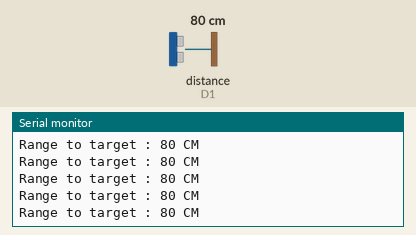
The sketch below on a simulated Arduino MKR. Shown: the last lines printed to the serial monitor. Inputs (shaded band) come from the test bench; at power-on: distance to the obstacle (sensor on D1) 80 cm. Uploads are accepted with an empty reply.

Above: at 4.2 s.
4.3 s: distance to the obstacle (sensor on D1) set to 2 cm
At 4.49 s:
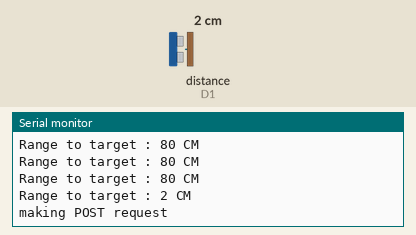
6.0 s: distance to the obstacle (sensor on D1) set to 4 cm
At 6.52 s:
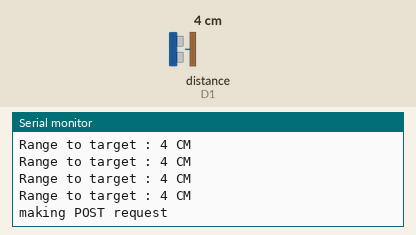
Timing chart, 0 to 9.0 s (numbered marks = the images above; inputs shaded):
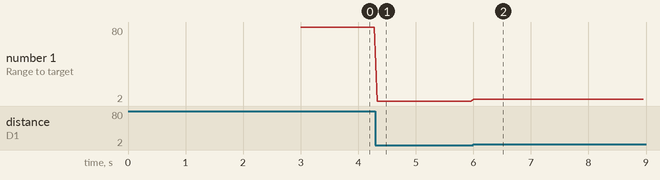

Measured:
- after the input at 4.3 s, the serial monitor: prints a new line at once (image 1)
- after the input at 6.0 s, the serial monitor: prints a new line at once (image 2)
- plotted number 1: 80 → 2 after the input at 4.3 s, 2 → 4 after the input at 6.0 s

The sketch:

soracom-alert-funk-mkr-1400.ino
```cpp
#include <ArduinoHttpClient.h>
#include <ArduinoJson.h>
#include <MKRGSM.h>
#include <Ultrasonic.h>

// Debug options
#define PRINT_AT        true   // Show or hide AT command output from the modem
#define USRF_PIN 1

// PIN Number
const char PINNUMBER[]     = "";
char apn[] = "soracom.io";
char user[] = "sora";
char pass[] = "sora";

// Server details
const char server[] = "unified.soracom.io";
const int  port = 80;


GSMModem modem;
GSM gsmAccess(PRINT_AT); // set true to see and debug modem AT commands on the Serial port
GPRS gprs;
GSMClient client;
HttpClient http(client, server, port);

Ultrasonic usrf(USRF_PIN);

// If the Ultrasonic sensor sees any value
// less than or equal to this value, it will send an alert
int alertRange = 10;

// connection state
bool connected = false;

// Publish interval
long previousMillis = 0;
long interval = 20000; // milliseconds

void setup() {
  //Initialize serial and wait for port to open:
  Serial.begin(115200);
  while (!Serial) {
    ; // wait for serial port to connect. Needed for native USB port only
  }

  while (!connected) {
    if ((gsmAccess.begin(PINNUMBER) == GSM_READY) &&
        (gprs.attachGPRS(apn, user, pass) == GPRS_READY)) {
      connected = true;
    } else {
      Serial.println("Not connected");
      connected = false;
      delay(1000);
    }
  }

  Serial.println("You're connected to the network");
}

unsigned long last_sent = millis();

void loop() {
  int rangeToTarget = usrf.MeasureInCentimeters();
  Serial.print(F("Range to target : "));
  Serial.print(rangeToTarget, DEC);
  Serial.println(F(" CM"));

  if(millis() - last_sent >= 1000) {
      if(rangeToTarget < alertRange) {
        last_sent = millis();
        // Construct the JSON data to send
        StaticJsonDocument<200> doc;
        doc["time"] = millis();
        doc["range_cm"] = rangeToTarget;
        char jsonBuffer[512];
        serializeJson(doc, jsonBuffer); // print to client
        post_data(jsonBuffer);
      }
    }
  delay(50);
}


void post_data(String postData) {
  Serial.println("making POST request");
  String contentType = "application/json";

  http.post("/", contentType, postData);

  // read the status code and body of the response
  int statusCode = http.responseStatusCode();
  String response = http.responseBody();

  Serial.print("Status code: ");
  Serial.println(statusCode);
  Serial.print("Response: ");
  Serial.println(response);

}
```
